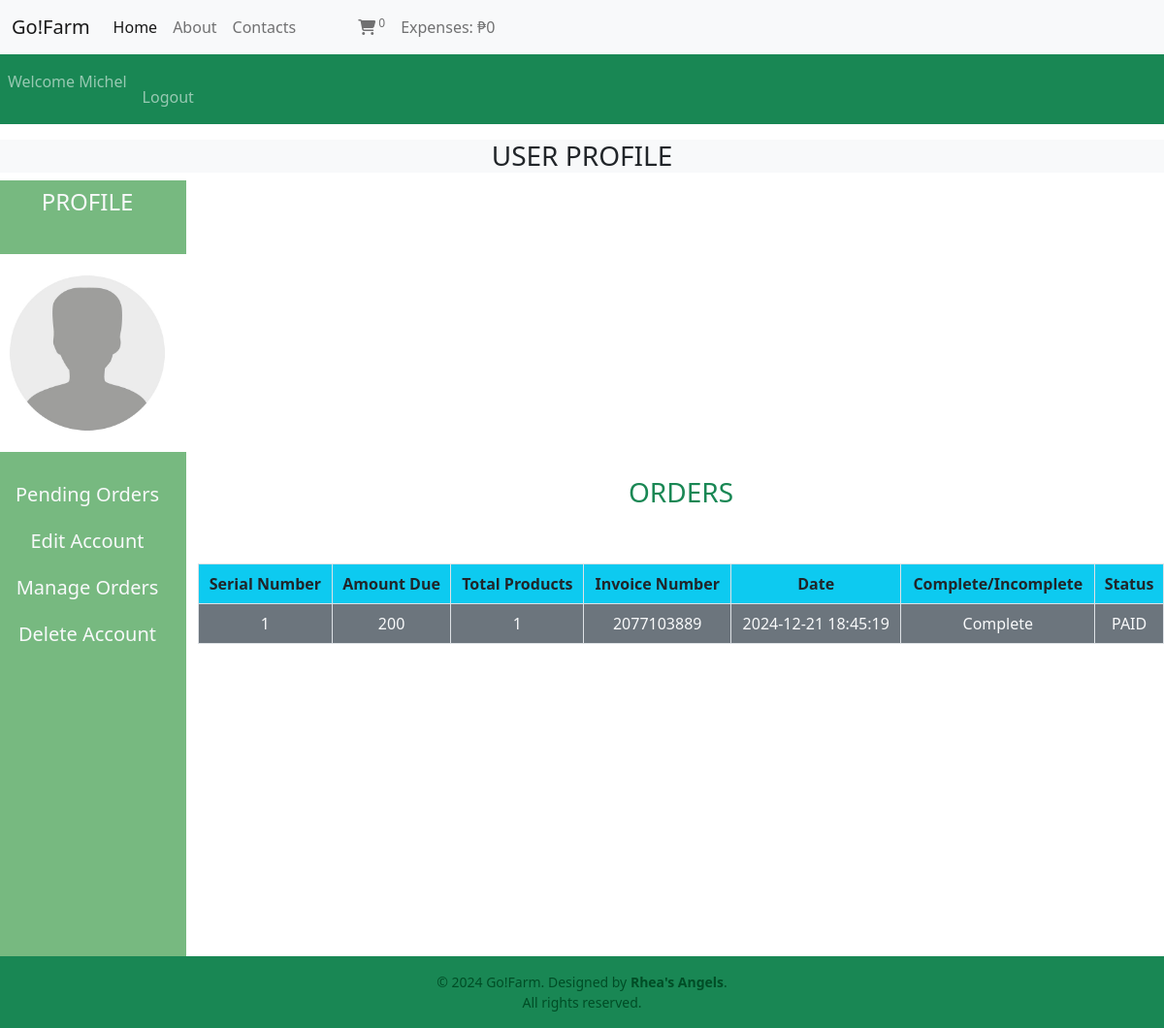
The page /GoFarm/user_area/profile.php?user_orders (signed in) on the database its author committed.
### tables this page shows
CREATE TABLE `user_orders` (
  `order_id` int(11) NOT NULL,
  `user_id` int(11) NOT NULL,
  `amount_due` int(255) NOT NULL,
  `invoice_number` int(255) NOT NULL,
  `total_products` int(255) NOT NULL,
  `order_date` timestamp NOT NULL DEFAULT current_timestamp() ON UPDATE current_timestamp(),
  `order_status` varchar(255) NOT NULL
);

### GoFarm/user_area/user_orders.php (the view, shortened to what this page needs)
<!DOCTYPE html>
<html lang="en">
<head>
    <link href="https://cdn.jsdelivr.net/npm/bootstrap@5.0.2/dist/css/bootstrap.min.css" rel="stylesheet">
    <link rel="stylesheet" href="https://cdnjs.cloudflare.com/ajax/libs/font-awesome/6.7.2/css/all.min.css" />
    <link rel="stylesheet" href="profile.css">
</head>
<body>
<?php
$username=$_SESSION['username'];
$get_user="Select * from `user_table` where username='$username'";
$result=mysqli_query($con, $get_user);
$row_fetch=mysqli_fetch_assoc($result);
$user_id=$row_fetch['user_id'];
?>
    <h3 class="text-success">ORDERS</h3>
    <table class="table table-bordered mt-5">
        <thead class="bg-info">
            <tr>
                <th>Serial Number</th>
                <th>Amount Due</th>
                <th>Total Products</th>
                <th>Invoice Number</th>
                <th>Date</th>
                <th>Complete/Incomplete</th>
                <th>Status</th>
            </tr>
        </thead>
        <tbody class="bg-secondary text-light">
            <?php
            $get_order_details="Select * from `user_orders` where user_id=$user_id";
            $result_orders=mysqli_query($con, $get_order_details);
            $number=1;
            while($row_orders=mysqli_fetch_assoc($result_orders)){
                $order_id=$row_orders['order_id'];
                $amount_due=$row_orders['amount_due'];
                $total_products=$row_orders['total_products'];
                $invoice_number=$row_orders['invoice_number'];
                $order_date=$row_orders['order_date'];
                $order_status=$row_orders['order_status'];
                if($order_status=='pending'){
                    $order_status='Incomplete';
                }else{
                    $order_status='Complete';
                }
                echo "<tr>
                        <td>$number</td>
                        <td>$amount_due</td>
                        <td>$total_products</td>
                        <td>$invoice_number</td>
                        <td>$order_date</td>
                        <td>$order_status</td>";
                    ?>
                    <?php
                    if($order_status=='Complete'){
                        echo "<td>PAID</td>";
                    }else{
                         echo " <td><a href='confirm_payment.php?order_id=$order_id' class='text-light'>Confirm</a></td>
                    </tr>";
                    }
                    $number++;
            }
            ?>
        </tbody>
    </table>
</body>
</html>

### GoFarm/user_area/profile.css (style rules this page uses)
* { margin: 0; padding: 0; box-sizing: border-box; }
html, body { height: 100%; }

### rows shown on the page
user_orders: amount_due "200", total_products "1", invoice_number "2077103889", order_date "2024-12-21 18:45:19", order_status "Complete", shows "PAID"

### other values the page prints
$count_cart_items "0"
$total_price "0"
$_SESSION['username'] "Michel"
